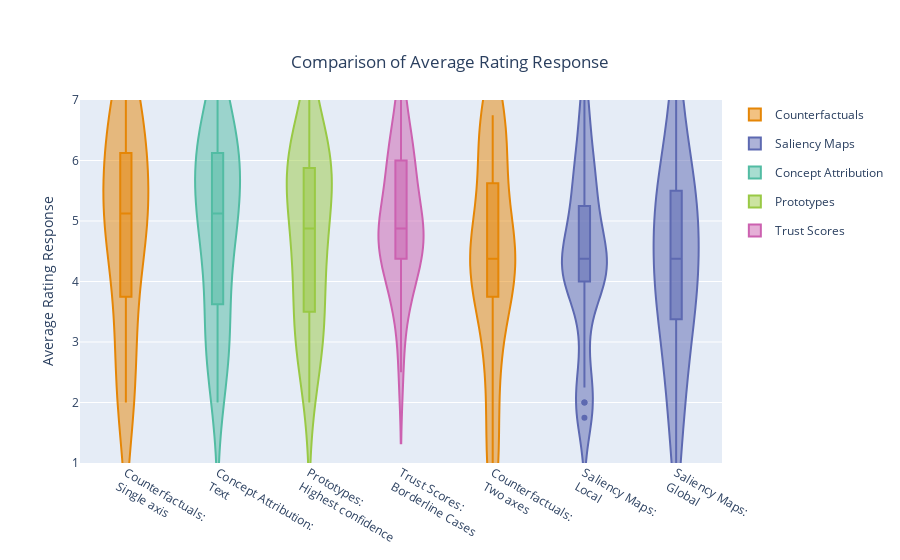
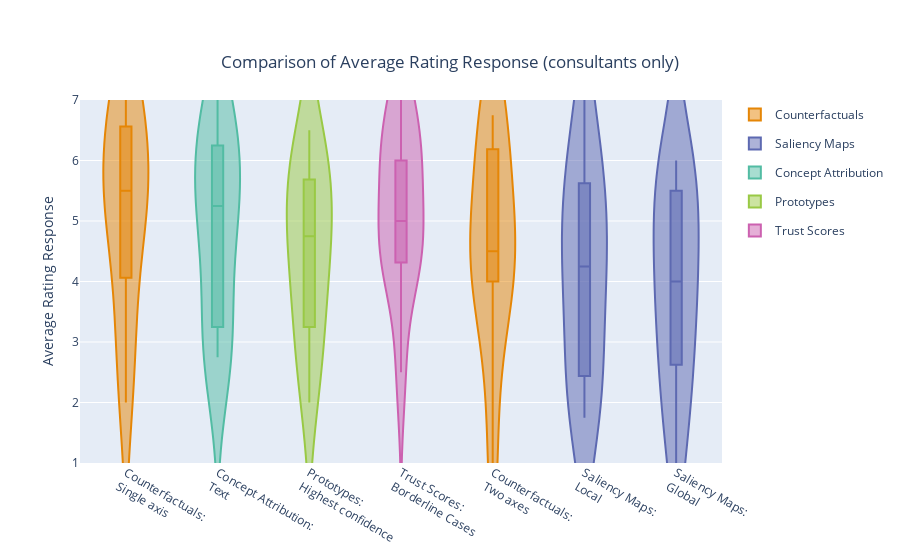

The notebook cell these images were saved under, in order:
### Code cell
import plotly.express as px

from typing import Callable, Optional

dfFilter = Optional[Callable[[pd.DataFrame], pd.DataFrame]]

def boxPlotDF(
    df: pd.DataFrame,
    title: str,
    palette: list,
    filter_neg: dfFilter = None,
    filter_pos: dfFilter = None,
    save_fig: bool = False,
    save_dir: str = "images",
    width:int = 1200,
    height:int = 400,
    font: dict = {'size' : 14},
    web_display: bool = False,
    **kwargs
):
    explanation_classes = [
        "Counterfactuals",
        "Saliency Maps",
        "Concept Attribution",
        "Prototypes",
        "Trust Scores",
    ]

    instances = [
    "Counterfactuals: Single axis",
    "Counterfactuals: Two axes",
    "Saliency Maps: Local",
    "Saliency Maps: Global",
    "Concept Attribution: Text",
    "Prototypes: Highest confidence",
    "Trust Scores: Borderline Cases"
    ]

    color_dict = {
        explanation_class: palette[idx]
        for idx, explanation_class in enumerate(explanation_classes)
    }

    sorted_index = df[[column for column in instances]].median(axis=0).sort_values(ascending=False).index
    results_only_df = df[sorted_index]

    fig = go.Figure()  # type: ignore
    for column in results_only_df:
        split_column = column.split(": ")
        explanation_class = split_column[0]
        column_name = f"{explanation_class}:<br>{split_column[1]}"
        fig.add_trace(
            go.Violin(
                y=df[column][filter_neg(df)] if filter_neg else df[column],
                name=column_name,
                box_visible=True,
                marker_color=color_dict[explanation_class],
                legendgroup=explanation_class,
                showlegend=False,
                side="negative" if filter_pos else "both",
            )  # type: ignore
        )
        if filter_pos:
            fig.add_trace(
            go.Violin(
                y=df[column][filter_pos(df)],
                name=column_name,
                box_visible=True,
                marker_color=color_dict[explanation_class],
                legendgroup=explanation_class,
                showlegend=False,
                side="positive",
            )  # type: ignore
        )

    if kwargs:
        fig.update_traces(**kwargs)

    # Legend
    for explanation_class in explanation_classes:
        fig.add_trace(
            go.Violin(
                y=[None],
                name=explanation_class,
                marker_color=color_dict[explanation_class],
                legendgroup=explanation_class,
                showlegend=True,
            )  # type: ignore
        )

    fig.update_layout(
        title=dict(
            text=title,
            x=0.5,
            y=0.9),
        yaxis=dict(dtick=1),
        yaxis_range=[1, 7],
        yaxis_title="Average Rating Response",
        showlegend=True,
        font=font
    )
    )

    im = plotly_figure_to_image(fig, width=width, height=height)
    
    if web_display: 
        fig.show()
    else:  
        display(im)

    if save_fig:
        save_image(im, title, save_dir)


aggregated_df = pd.DataFrame()
for name, df in result_dataframes.items():
    aggregated_df[name] = df.mean(axis=1)

full_df = user_df.join(aggregated_df)

boxPlotDF(
    full_df, "Comparison of Average Rating Response", 
    plotly.colors.qualitative.Vivid, # type: ignore
    save_fig=False,
    save_dir=figure_save_dir,
    web_display=True,
    scalemode='count'
    ) #type: ignore


boxPlotDF(
    full_df, "Comparison of Average Rating Response (consultants only)", 
    plotly.colors.qualitative.Vivid, # type: ignore
    filter_neg=lambda df: df.userProfiling_position.str.startswith("Consultant"),
    web_display=True,
    scalemode='count'
    )

### Figure 1 — Plotly figure (JSON) as saved in the notebook; plotly's stock layout.template omitted (floating-point values rounded to 4 significant figures)
{"data": [{"box": {"visible": true}, "legendgroup": "Counterfactuals", "marker": {"color": "rgb(229, 134, 6)"}, "name": "Counterfactuals:<br>Single axis", "scalemode": "count", "showlegend": false, "side": "both", "type": "violin", "y": [6.25, 7, 4.75, 5, 2, 7, 2, 5.5, 5.25, 5.5, 5, 3.75, 3.75, 3, 4.5, 6, 7, 4.75, 3, 6.75, 5.25, 2, 6, 6.5]}, {"box": {"visible": true}, "legendgroup": "Concept Attribution", "marker": {"color": "rgb(82, 188, 163)"}, "name": "Concept Attribution:<br>Text", "scalemode": "count", "showlegend": false, "side": "both", "type": "violin", "y": [6, 7, 4.75, 5.75, 2, 6.25, 3.25, 2.75, 3, 5, 4, 5.25, 4.75, 3.25, 5.75, 6.25, 5.25, 4.25, 2.75, 6.25, 6, 7, 6.25, 5]}, {"box": {"visible": true}, "legendgroup": "Prototypes", "marker": {"color": "rgb(153, 201, 69)"}, "name": "Prototypes:<br>Highest confidence", "scalemode": "count", "showlegend": false, "side": "both", "type": "violin", "y": [6, 7, 5.5, 6.25, 2.75, 6.5, 4.75, 4, 5, 5.5, 2, 3, 3.75, 3.25, 5.75, 6, 4.25, 4.5, 3, 4.75, 3.25, 5.75, 6, 5.75]}, {"box": {"visible": true}, "legendgroup": "Trust Scores", "marker": {"color": "rgb(204, 97, 176)"}, "name": "Trust Scores:<br>Borderline Cases", "scalemode": "count", "showlegend": false, "side": "both", "type": "violin", "y": [5.5, 3.5, 5, 4.75, 4, 6, 5, 2.5, 6, 4.25, 4.5, 4.75, 4.5, 6, 6, 5, 7, 4.75, 4.25, 6.75, 3.75, 5, 6, 4.75]}, {"box": {"visible": true}, "legendgroup": "Counterfactuals", "marker": {"color": "rgb(229, 134, 6)"}, "name": "Counterfactuals:<br>Two axes", "scalemode": "count", "showlegend": false, "side": "both", "type": "violin", "y": [4.25, 6, 3.5, 6.5, 1.75, 6.5, 1, 4, 4, 5.25, 5, 4.5, 4, 2.75, 4.5, 4.25, 4.25, 4.5, 2.75, 6.75, 5.25, 1, 6.5, 6.5]}, {"box": {"visible": true}, "legendgroup": "Saliency Maps", "marker": {"color": "rgb(93, 105, 177)"}, "name": "Saliency Maps:<br>Local", "scalemode": "count", "showlegend": false, "side": "both", "type": "violin", "y": [4.5, 5, 4, 4.5, 4.25, 5.25, 6, 1.75, 4, 7, 2, 4.25, 5.25, 4, 6.5, 2, 5.75, 4.75, 2.25, 4.5, 4, 3, 5.75, 4]}, {"box": {"visible": true}, "legendgroup": "Saliency Maps", "marker": {"color": "rgb(93, 105, 177)"}, "name": "Saliency Maps:<br>Global", "scalemode": "count", "showlegend": false, "side": "both", "type": "violin", "y": [5.5, 7, 4.5, 5.25, 4.75, 5.5, 5, 1, 2.5, 5.5, 4, 4, 3.75, 3.75, 7, 3.25, 5.75, 4.75, 2, 4.25, 2, 3, 6, 3.5]}, {"legendgroup": "Counterfactuals", "marker": {"color": "rgb(229, 134, 6)"}, "name": "Counterfactuals", "showlegend": true, "type": "violin", "y": [null]}, {"legendgroup": "Saliency Maps", "marker": {"color": "rgb(93, 105, 177)"}, "name": "Saliency Maps", "showlegend": true, "type": "violin", "y": [null]}, {"legendgroup": "Concept Attribution", "marker": {"color": "rgb(82, 188, 163)"}, "name": "Concept Attribution", "showlegend": true, "type": "violin", "y": [null]}, {"legendgroup": "Prototypes", "marker": {"color": "rgb(153, 201, 69)"}, "name": "Prototypes", "showlegend": true, "type": "violin", "y": [null]}, {"legendgroup": "Trust Scores", "marker": {"color": "rgb(204, 97, 176)"}, "name": "Trust Scores", "showlegend": true, "type": "violin", "y": [null]}], "layout": {"showlegend": true, "title": {"text": "Comparison of Average Rating Response", "x": 0.5, "y": 0.9}, "yaxis": {"dtick": 1, "range": [1, 7], "title": {"text": "Average Rating Response"}}}}

### Figure 2 — Plotly figure (JSON) as saved in the notebook; plotly's stock layout.template omitted (floating-point values rounded to 4 significant figures)
{"data": [{"box": {"visible": true}, "legendgroup": "Counterfactuals", "marker": {"color": "rgb(229, 134, 6)"}, "name": "Counterfactuals:<br>Single axis", "scalemode": "count", "showlegend": false, "side": "both", "type": "violin", "y": [7, 5.5, 5.25, 5.5, 5, 3.75, 7, 3, 6.75, 2, 6]}, {"box": {"visible": true}, "legendgroup": "Concept Attribution", "marker": {"color": "rgb(82, 188, 163)"}, "name": "Concept Attribution:<br>Text", "scalemode": "count", "showlegend": false, "side": "both", "type": "violin", "y": [6.25, 2.75, 3, 5, 4, 5.25, 5.25, 2.75, 6.25, 7, 6.25]}, {"box": {"visible": true}, "legendgroup": "Prototypes", "marker": {"color": "rgb(153, 201, 69)"}, "name": "Prototypes:<br>Highest confidence", "scalemode": "count", "showlegend": false, "side": "both", "type": "violin", "y": [6.5, 4, 5, 5.5, 2, 3, 4.25, 3, 4.75, 5.75, 6]}, {"box": {"visible": true}, "legendgroup": "Trust Scores", "marker": {"color": "rgb(204, 97, 176)"}, "name": "Trust Scores:<br>Borderline Cases", "scalemode": "count", "showlegend": false, "side": "both", "type": "violin", "y": [6, 2.5, 6, 4.25, 4.5, 4.75, 7, 4.25, 6.75, 5, 6]}, {"box": {"visible": true}, "legendgroup": "Counterfactuals", "marker": {"color": "rgb(229, 134, 6)"}, "name": "Counterfactuals:<br>Two axes", "scalemode": "count", "showlegend": false, "side": "both", "type": "violin", "y": [6.5, 4, 4, 5.25, 5, 4.5, 4.25, 2.75, 6.75, 1, 6.5]}, {"box": {"visible": true}, "legendgroup": "Saliency Maps", "marker": {"color": "rgb(93, 105, 177)"}, "name": "Saliency Maps:<br>Local", "scalemode": "count", "showlegend": false, "side": "both", "type": "violin", "y": [5.25, 1.75, 4, 7, 2, 4.25, 5.75, 2.25, 4.5, 3, 5.75]}, {"box": {"visible": true}, "legendgroup": "Saliency Maps", "marker": {"color": "rgb(93, 105, 177)"}, "name": "Saliency Maps:<br>Global", "scalemode": "count", "showlegend": false, "side": "both", "type": "violin", "y": [5.5, 1, 2.5, 5.5, 4, 4, 5.75, 2, 4.25, 3, 6]}, {"legendgroup": "Counterfactuals", "marker": {"color": "rgb(229, 134, 6)"}, "name": "Counterfactuals", "showlegend": true, "type": "violin", "y": [null]}, {"legendgroup": "Saliency Maps", "marker": {"color": "rgb(93, 105, 177)"}, "name": "Saliency Maps", "showlegend": true, "type": "violin", "y": [null]}, {"legendgroup": "Concept Attribution", "marker": {"color": "rgb(82, 188, 163)"}, "name": "Concept Attribution", "showlegend": true, "type": "violin", "y": [null]}, {"legendgroup": "Prototypes", "marker": {"color": "rgb(153, 201, 69)"}, "name": "Prototypes", "showlegend": true, "type": "violin", "y": [null]}, {"legendgroup": "Trust Scores", "marker": {"color": "rgb(204, 97, 176)"}, "name": "Trust Scores", "showlegend": true, "type": "violin", "y": [null]}], "layout": {"showlegend": true, "title": {"text": "Comparison of Average Rating Response (consultants only)", "x": 0.5, "y": 0.9}, "yaxis": {"dtick": 1, "range": [1, 7], "title": {"text": "Average Rating Response"}}}}
